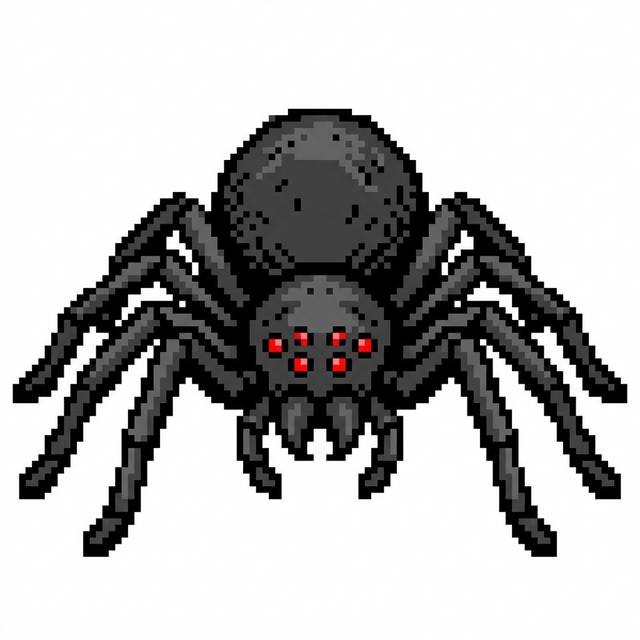
#> input picture c64_spider.png, 640 x 640 px
$ python process_enemies.py
#> lines starting #> are read from the running program, lines starting #| are printed output that depends on the picture

from PIL import Image

def make_transparent(input_path, output_path, threshold=240):
#> called with input_path = 'c64_spider.png', output_path = 'c64_spider_final.png', threshold = 240
    print(f"Processing {input_path} -> {output_path}...")
    img = Image.open(input_path)
#> img is the input picture: PIL image 640x640 RGB; mean R, G, B 185, 184.5, 184.5
    img = img.convert("RGBA")
#> img: PIL image 640x640 RGBA
    datas = img.getdata()

    new_data = []
    for item in datas:
        # If R, G, B are all above threshold, make it transparent
        if item[0] >= threshold and item[1] >= threshold and item[2] >= threshold:
            new_data.append((255, 255, 255, 0))
        else:
            new_data.append(item)
#> this loop made 409600 passes
#> item on passes 1 to 3: (252, 250, 251, 255), (254, 253, 254, 255), (254, 254, 254, 255)
#> after the loop, new_data = 409600 items

    img.putdata(new_data)
    # Crop to content to remove excess white space
    bbox = img.getbbox()
#> bbox = (12, 108, 628, 557)
    if bbox:
        img = img.crop(bbox)
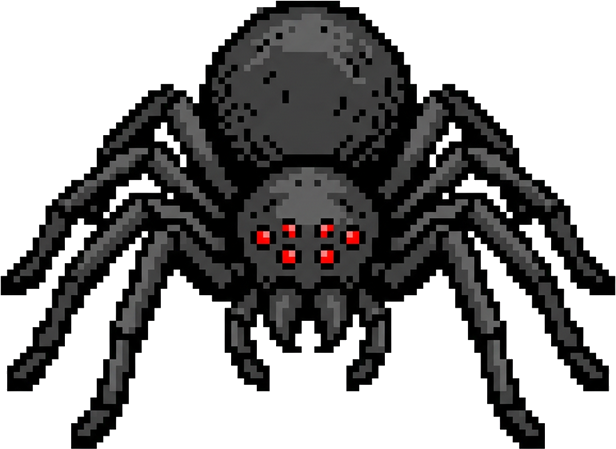
#> img: PIL image 616x449 RGBA; mean R, G, B, A 152, 151.4, 151.3, 123.8; transparent parts drawn white
        print(f"Cropped to {img.size}")
#| Cropped to (616, 449)

    img.save(output_path, "PNG")
    print(f"Saved to {output_path}")

make_transparent('c64_spider.png', 'c64_spider_final.png')
make_transparent('c64_ghoul.png', 'c64_ghoul_final.png')
#> call 2 of make_transparent, with input_path = 'c64_ghoul.png', output_path = 'c64_ghoul_final.png', threshold = 240
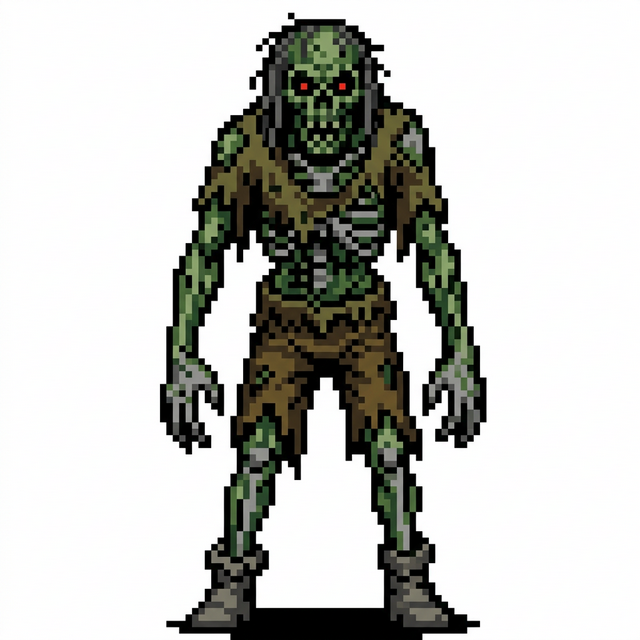
#> input picture c64_ghoul.png, 640 x 640 px
#> in make_transparent, img is the input picture: PIL image 640x640 RGB; mean R, G, B 197.2, 197.9, 194
#> the loop in make_transparent (call 2), `for item in datas:` made 409600 passes
#> item on passes 1 to 3: (254, 251, 251, 255), (254, 253, 254, 255), (254, 254, 254, 255)
#> in make_transparent (call 2), `bbox = img.getbbox()`: bbox = (159, 12, 487, 640)
#> in make_transparent (call 2), `img = img.crop(bbox)`:
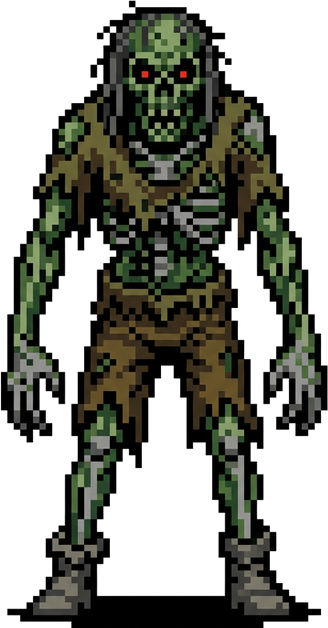
#> img: PIL image 328x628 RGBA; mean R, G, B, A 141.1, 142.6, 134.8, 142.4; transparent parts drawn white
#| Cropped to (328, 628)
